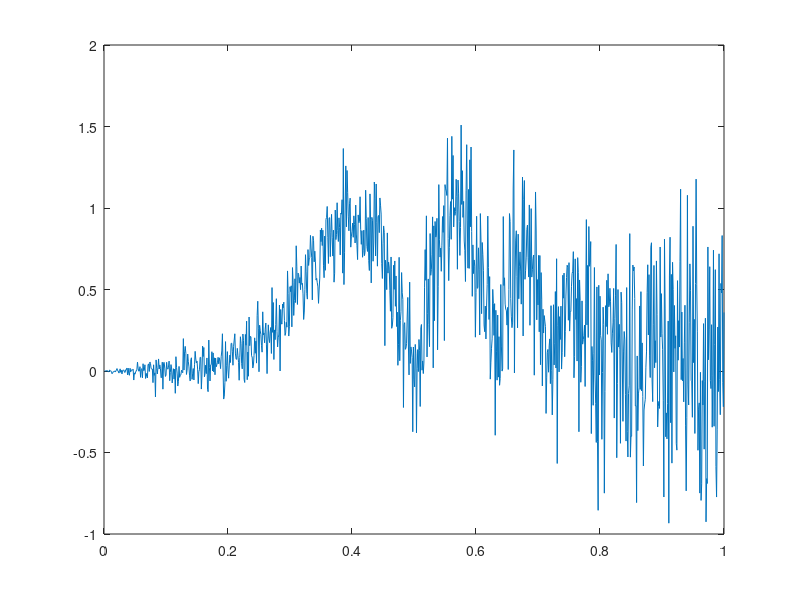

Source code (MATLAB): (Note: this script raises an error after producing the figure.)
% 1. Select an appropriate discretization level for your data.
t_over_T = 0.001:0.001:1; % 0.001 discretization level for now (1000 points)
f_m = 0.5; %hz
f_c = 4.*((t_over_T).^2);
% pure signal:
A_over_A_0 = (sin(2.*pi.*f_m*t_over_T).^2).*abs((sin(2.*pi.*f_c.*t_over_T)));

plot(t_over_T, A_over_A_0)

% white noise:

% "random vector is considered to be a white noise vector if its 
% components each have a probability distribution with zero mean and 
% finite variance"


% 2. Select a (known) noise function N(t/T) and determine its PDF.

e1_noise_numbers = randn([1 length(t_over_T)]); % zero-mean guassian noise for e_1
e2_noise_numbers = randn([1 length(t_over_T)]); % zero-mean guassian noise for e_1

% TODO maybe switch to something that I can use to specify more directly
% the PDF arguments?

% TODO use hmwk1 function to get the PDF


% A_affected = A~ which is the noise-ily scaled and noise-ily offset signal

a_1 = 0.2;
a_2 = 0.46;
A_affected = (1 + a_1.*e1_noise_numbers.*(t_over_T)).*(A_over_A_0) + (a_2.*e2_noise_numbers.*(t_over_T));

plot(t_over_T, A_affected)

% goodness of fit: 
% normalized root mean squared error (comparison between different sensor ranges)

% root mean squared vs MSE: RMS is provided in the same unit as the target
% variable units(A/A_0)

% chosen goodness of fit: RMSE, due to not needing different sensor range
% comparisons, only one sensor response goodness of fit.
% RMSE goal 0.01 (1/100th of the scale of the "measured" signal)

% before noise

% each needs several different ranges of polynomial degrees
for poly_fit_deg = 1:10
    A_global_fit = global_fit(A_over_A_0, t_over_T, poly_fit_deg);
    A_piecewise_fit = piecewise_fit(A_over_A_0, t_over_T, poly_fit_deg);
    A_optimal_fit = optimal_fit(A_over_A_0, t_over_T, poly_fit_deg);

    global_res_clean = eval_fit(A_global_fit, A_over_A_0);
    piecewise_res_clean = eval_fit(A_piecewise_fit, A_over_A_0);
    optimal_res_clean = eval_fit(A_optimal_fit, A_over_A_0);

% repeating for noisy data
    A_global_fit = global_fit(A_over_A_0, t_over_T, poly_fit_deg);
    A_piecewise_fit = piecewise_fit(A_over_A_0, t_over_T, poly_fit_deg);
    A_optimal_fit = optimal_fit(A_over_A_0, t_over_T, poly_fit_deg);

    global_res_w_noise = eval_fit(A_global_fit, A_over_A_0);
    piecewise_resw_noise = eval_fit(A_piecewise_fit, A_over_A_0);
    optimal_resw_noise = eval_fit(A_optimal_fit, A_over_A_0);
end





